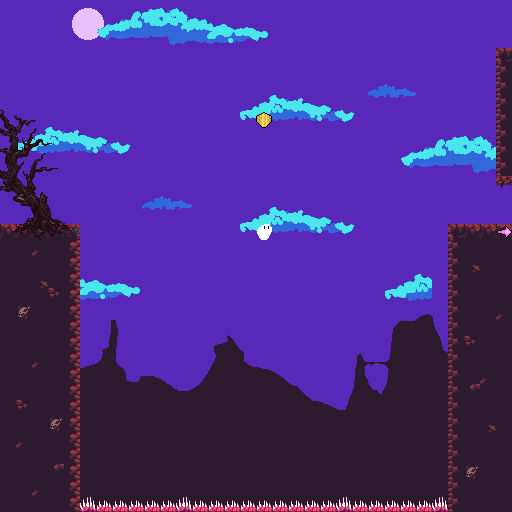

A 2D game scene composited from a Tiled map and its tileset images. What follows is a short description and the map's XML, with each tile layer's data collapsed to a summary:
An orthogonal 32x32 tile map with 16x16 px tiles, 6 tile layers (background, middle, middle-near, near, ...), 12 tilesets and 17 objects.

<map version="1.5" tiledversion="1.6.0" orientation="orthogonal" renderorder="right-down" width="32" height="32" tilewidth="16" tileheight="16" infinite="0" nextlayerid="26" nextobjectid="59">
 <tileset firstgid="1" source="wastelandsky.tsx" />
 <tileset firstgid="513" source="wasteland.tsx" />
 <tileset firstgid="1025" source="dungeon 16x16.tsx" />
 <tileset firstgid="13313" source="wastelandmountains.tsx" />
 <tileset firstgid="13825" source="spike_ground5.tsx" />
 <tileset firstgid="13826" source="spike_ground4.tsx" />
 <tileset firstgid="13827" source="plattoon.tsx" />
 <tileset firstgid="17923" source="watelandmountains2.tsx" />
 <tileset firstgid="18435" source="clouds.tsx" />
 <tileset firstgid="18677" source="characters.tsx" />
 <tileset firstgid="18741" source="sheet.tsx" />
 <tileset firstgid="18877" source="dawntree.tsx" />
 <layer id="1" name="background" width="32" height="32">
  <data>[1024 cells, 1024 non-empty, 11 distinct tile ids]</data>
 </layer>
 <layer id="6" name="middle" width="32" height="32">
  <data>[1024 cells, 780 non-empty, 524 distinct tile ids]</data>
 </layer>
 <layer id="7" name="middle-near" width="32" height="32">
  <data>[1024 cells, 0 non-empty, 0 distinct tile ids]</data>
 </layer>
 <layer id="8" name="near" width="32" height="32">
  <data>[1024 cells, 0 non-empty, 0 distinct tile ids]</data>
 </layer>
 <layer id="2" name="graphics" width="32" height="32">
  <data>[1024 cells, 196 non-empty, 16 distinct tile ids]</data>
 </layer>
 <layer id="10" name="overgraphics" width="32" height="32">
  <data>[1024 cells, 51 non-empty, 51 distinct tile ids]</data>
 </layer>
 <objectgroup id="3" name="ground">
  <object id="7" x="496" y="240" width="16" height="272" />
  <object id="10" x="496" y="48" width="16" height="137.627" />
  <object id="29" x="0" y="0" height="224" />
  <object id="36" x="0" y="224" width="80" height="288" />
  <object id="40" x="448" y="224" width="48" height="288" />
  <object id="56" x="0.25" y="0.75" width="511.25" height="1" />
  <object id="57" x="511" y="1.5" width="0.25" height="46.25" />
 </objectgroup>
 <objectgroup id="4" name="spikes">
  <object id="11" x="80" y="496" width="16" height="16" />
  <object id="12" x="176" y="496" width="16" height="16" />
  <object id="13" x="336" y="496" width="16" height="16" />
  <object id="15" x="96" y="500.552" width="80" height="11.4481" />
  <object id="17" x="192" y="500.552" width="144" height="11.4481" />
  <object id="38" x="352" y="501.462" width="80" height="10.5377" />
  <object id="39" x="432" y="496" width="16" height="16" />
 </objectgroup>
 <objectgroup id="9" name="levelEnd">
  <object id="8" x="496" y="224.75" width="16" height="15.25" />
 </objectgroup>
 <objectgroup id="5" name="doublejump">
  <object id="55" x="256" y="224" width="16" height="16" />
 </objectgroup>
 <objectgroup id="12" name="bullets" />
 <objectgroup id="24" name="coin">
  <object id="58" x="256" y="112" width="16" height="16" />
 </objectgroup>
 <objectgroup id="25" name="skeleton" />
</map>
